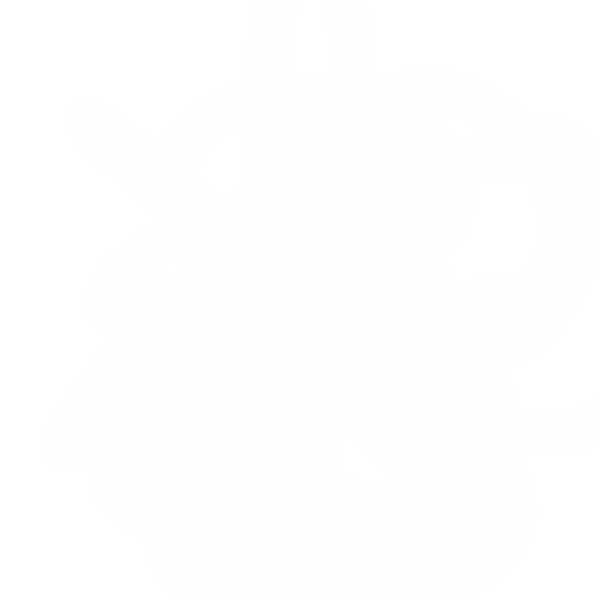
Frame 1 (no input)
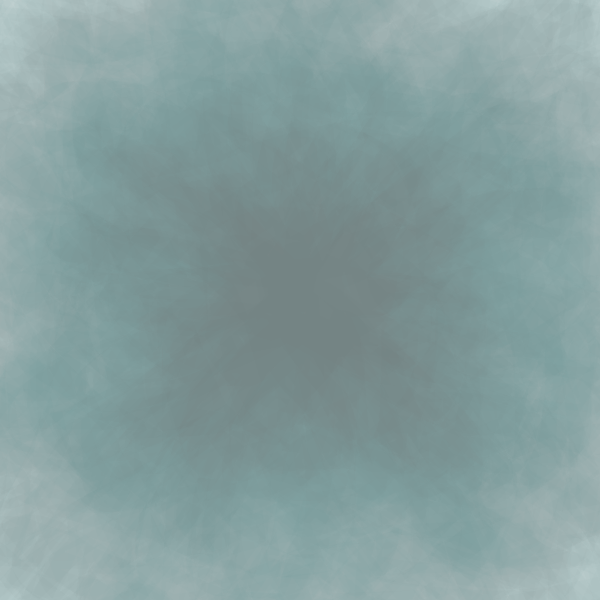
Frame 60 (the mouse pressed at the canvas centre just before this capture)
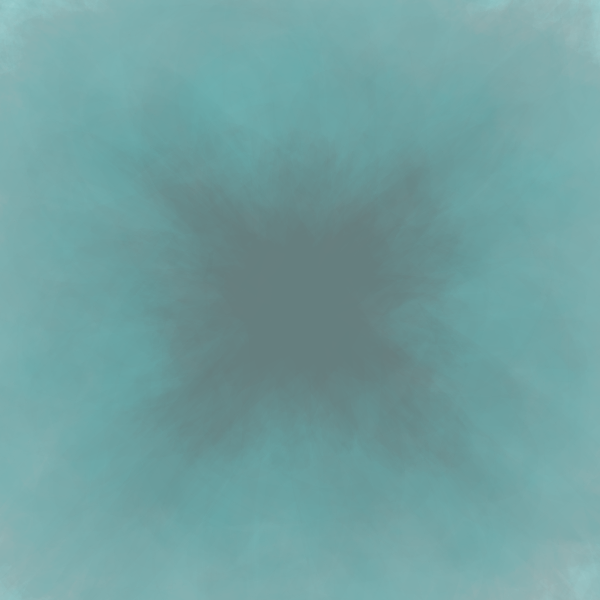
Frame 120 (the mouse held since frame 60 and released just before this capture)

The Processing sketch that drew these frames (run headless with seeded random() and noise(); from frame 60 on, the mouse is pressed at the canvas centre):

// Processing sketch: washy
// ── washy.pde
int SIZE;
Scribbler s1, s2,s3;
int baset, tvar;
int SW;

void mousePressed(){
  //background(color(0,100,100, 1));
  s2.white();
}

class Scribbler {
  float x1, y1, x2,y2;
  int slope;
  int r;
  color c;
  int tr;
  color[] colours;
  int cindex;

  Scribbler(float x1, float y1, int r, int s) {
    this.x1 = 0;
    this.y1 = y1;
    this.slope = s;
    this.r = r;
    this.tr = baset + int(random(-tvar, tvar));
    this.colours = new color[] {color(0,100,75),color(0,75,100)};
    this.cindex = 0;
    getNextColour();
  }
  
  void white(){
    c = color(255);
  }
  
  void getNextColour(){
    if(random(5)>4){
      c = color(255);
    } else {
      c = color(random(75), random(75,175), random(75,225)); 
    }
  }
  void move(){
    x2 = random(0, SIZE);

    y2 = y1 + random(-r,r);
    
    if(random(50)>49){
      x1 = SIZE - x1;
      if(random(5)>3){
            getNextColour();
      }
      
    }

    if(y2 >= SIZE || y2 <= 0){
      y2 = random(0, SIZE);
    }
  }
  
  void scribble() {
    
    tr = baset + int(random(-tvar, tvar));
      
    stroke(c, tr);
    move();
    drawSwoosh();
  }
  void drawMark(float x, float y){
    int s = 5;
    ellipse(x, y, s, s);
  }
  
  void drawSwoosh(){
    noFill();
    float n;
    if(c == color(255)){   
    n = 25.0; }
      else {
     n = 10.0;  
      }  
    float x= x1+random(-r,r);
    float y=y1+random(-r,r);

//    beginShape();
//    vertex(x,y);
//
//    for(int i = 0; i < n; i++){
//      bezierVertex(x, y, x1+ ((1+i)*(x2-x1)/(n*2)), y1 + ((1+i)*(y2-y1)/(2*n)), x1 + ((1+i)*(x2-x1)/n), y1 + ((1+i)*(y2-y1)/n));
//    }
//    endShape();
//    
      //int r = 100;
   x1 = y1 = SIZE*0.5;
   beginShape();
 
  vertex(x1, y1);
  
  for(int i = 0; i < n; i++){

      bezierVertex(getPoint(x1,r), getPoint(y1,r),getPoint(x1,r), getPoint(y1,r),getPoint(x1,r), getPoint(y1,r));
  }    for(int i = 0; i < n; i++){

      bezierVertex(getPoint(x1,r), getPoint(y1,r),getPoint(x1,r), getPoint(y1,r),getPoint(x1,r), getPoint(y1,r));
  }for(int i = 0; i < n; i++){

  
    bezierVertex(getPoint(x1,r), getPoint(y1,r),getPoint(x1,r), getPoint(y1,r),random(SIZE), random(SIZE));
    }
    
  
    endShape();
beginShape();
  vertex(x1, y1);
  stroke(0,1);

int sm = 30;
for(int i = 0; i < n; i++){

  
    bezierVertex(getPoint(x1,r), getPoint(y1,r),getPoint(x1,r), getPoint(y1,r),x1+random(0-sm,sm), y1+random(0-sm,sm));
    }
    
endShape();

    y1 = y2;
  }
  
  int getPoint(float c, int r){
    int q = SIZE;
  return int(c) + int(random(0-q,q));
}
   void drawLine(){

    float n = 10.0;    
    for(int i = 0; i < n; i++){
      line(x1, y1, x1 + ((1+i)*(x2-x1)/n), y1);
    }
    y1 = y2;
  }
  
  void drawX(float x, float y){
    line(x-slope,y+slope,x+slope,y-slope);
    line(x-slope, y-slope, x+slope, y+slope);
  }
}


void setup() {
  SW = 50;
  SIZE = 600;
  strokeCap(SQUARE);
  surface.setSize(SIZE, SIZE);
  background(255);

  //background(color(0,100,100, 1));
  strokeWeight(SW);
  baset = 5;
  tvar = 0;
  s2 = new Scribbler(random(SIZE), random(SIZE), 15, 5);
//  s1 = new Scribbler(random(SIZE), random(SIZE), 60, 5);

}

void draw() {
//    s1.scribble();
    s2.scribble();
    //s3.scribble();

}
